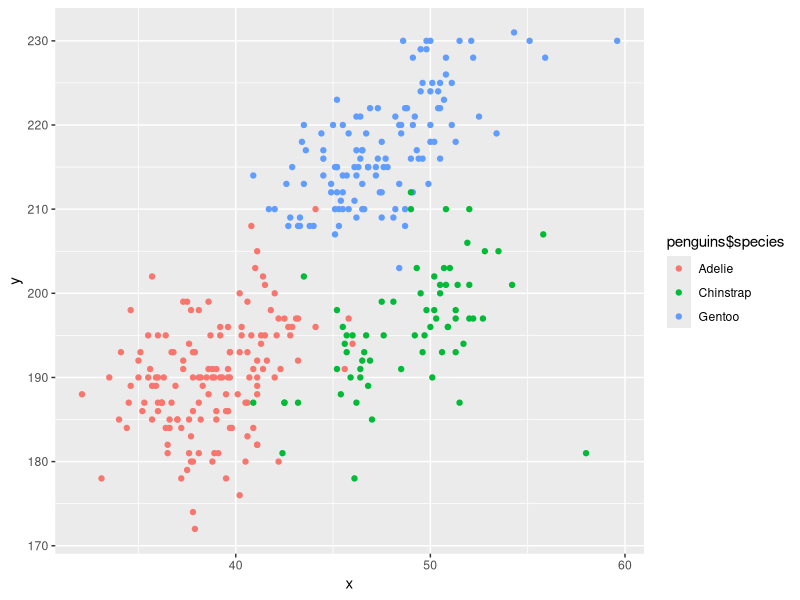
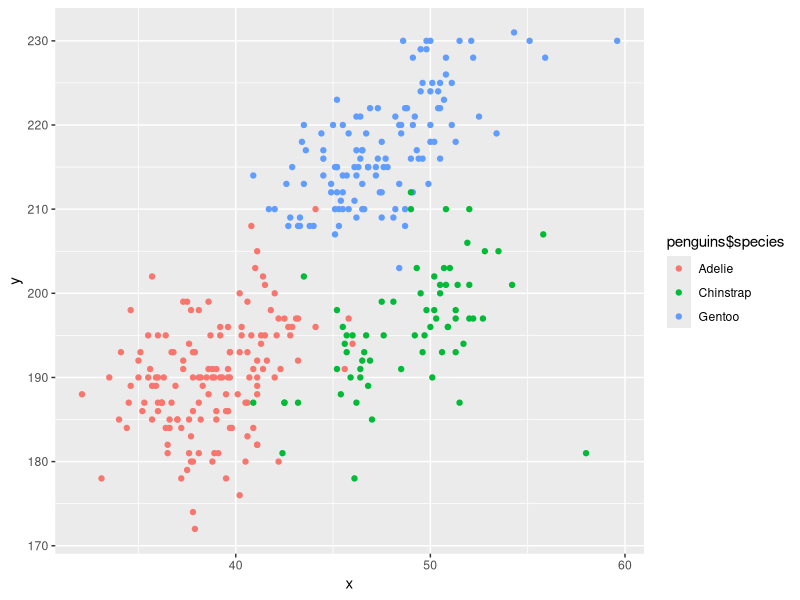

Generate these figures, in order, with R:
## ---- chunk 1
library(tidyverse)
## ---- chunk 2
data("penguins", package = "palmerpenguins")
penguins
## ---- chunk 3
plot_df <- tibble(
  x = penguins$bill_length_mm,
  y = penguins$flipper_length_mm
)

ggplot(plot_df, aes(x = x, y = y, color = penguins$species)) + geom_point()
ggsave("scatter_plot_flipper_vs_bill_length.pdf")
## ---- chunk 4
mean_df <- tibble(
  random_sample = rnorm(10),
  logical_vector = random_sample>0,
  character_vector = c("v1","v2","v3","v4","v5","v6","v7","v8","v9","v10"),
  factor_vector = factor(c("level_1","level_1","level_1","level_1","level_1","level_1",
                           "level_1","level_1","level_2","level_3"))
)
mean_df
mean(mean_df %>% pull(random_sample))
mean(mean_df %>% pull(logical_vector))
mean(mean_df %>% pull(character_vector))
mean(mean_df %>% pull(factor_vector))
